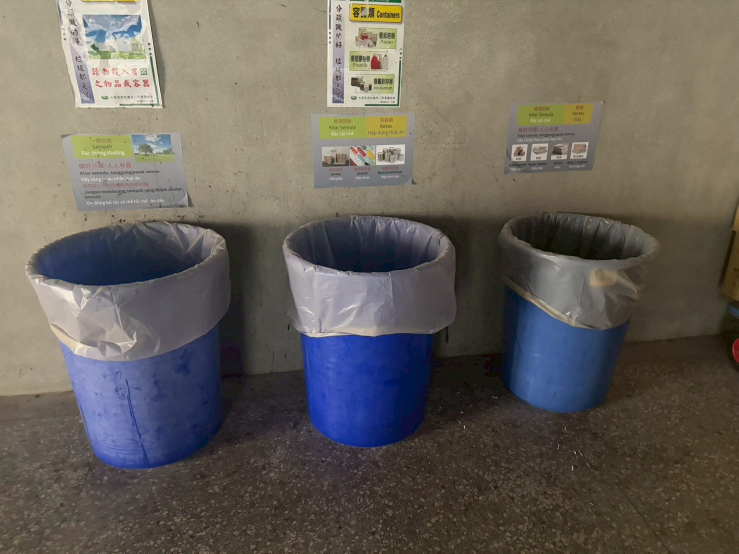
#> input picture demos/demo7.jpg, 1477 x 1108 px, found by its file name (shown at 1/2 size)
$ python demo.py
#> lines starting #> are read from the running program, lines starting #| are printed output that depends on the picture; after the words box and inside, x2 and y2 are one past the last pixel; in counts of white or black regions, pixels touching at a corner belong together
import cv2
import imutils

face_cascade = cv2.CascadeClassifier('cascade.xml')
cascade_scale = 1.2
cascade_neighbors = 8
minFaceSize = (60,60)

def getFaces(img):
    gray = cv2.cvtColor(img, cv2.COLOR_BGR2GRAY)
    faces = face_cascade.detectMultiScale(
        gray,
        scaleFactor= cascade_scale,
        minNeighbors=cascade_neighbors,
        minSize=minFaceSize,
        flags=cv2.CASCADE_SCALE_IMAGE
    )

    bboxes = []
    for (x,y,w,h) in faces:
        if(w>minFaceSize[0] and h>minFaceSize[1]):
            bboxes.append((x, y, w, h))

    return bboxes

pic = cv2.imread("demos\\demo7.jpg")
#> pic is the input picture: shape (1108, 1477, 3); mean B, G, R 90.4, 97.6, 102.9
pic = imutils.resize(pic, width=640)
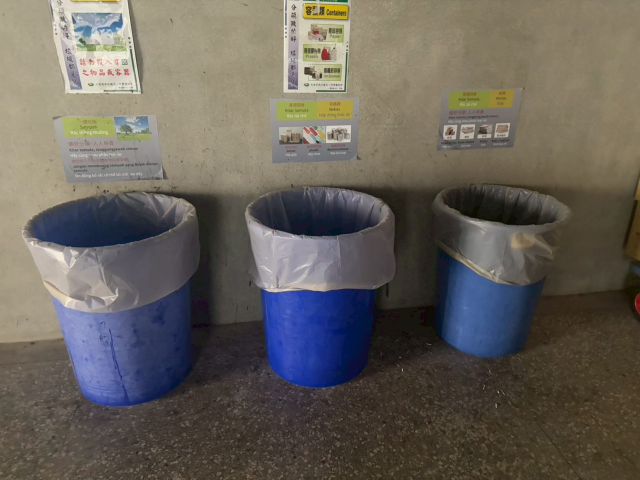
#> pic: shape (480, 640, 3); mean B, G, R 90.4, 97.6, 102.9
faces = getFaces(pic)
#> in getFaces, `gray = cv2.cvtColor(img, cv2.COLOR_BGR2GRAY)`:
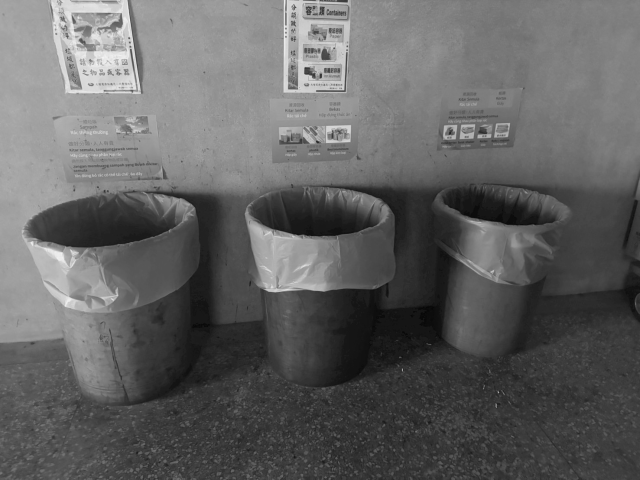
#> gray: shape (480, 640); min 6, max 242, mean 98.4
#> in getFaces, `faces = face_cascade.detectMultiScale( gray, scaleFactor= cascade_scal..`: faces = [[262, 190, 117, 117]]
#> the loop in getFaces, `for (x,y,w,h) in faces:` made 1 pass
#> after the loop in getFaces, `for (x,y,w,h) in faces:`: bboxes = [(262, 190, 117, 117)]
#> faces = [(262, 190, 117, 117)]

for (x,y,w,h) in faces:
    cv2.rectangle( pic,(x,y),(x+w,y+h),(0,255,0),2)
#> this loop made 1 pass
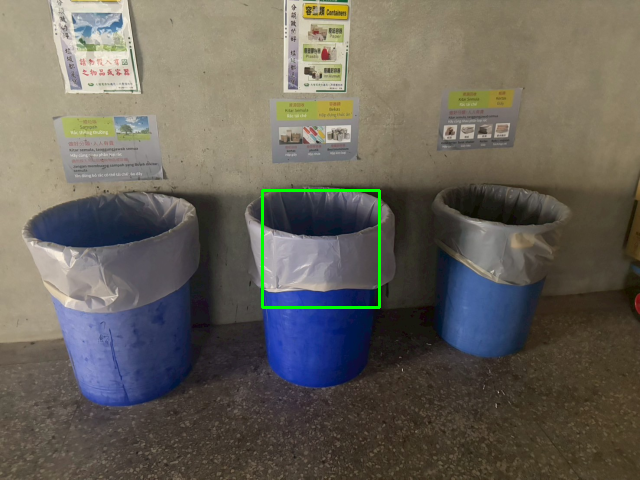
#> pic: shape (480, 640, 3); 0.46% of pixels changed, all inside (x1, y1, x2, y2) = (261, 189, 381, 309)

cv2.imshow("TEST", pic)
cv2.waitKey(0)

$ run again, with demos/demo2.jpg copied over demos/demo7.jpg
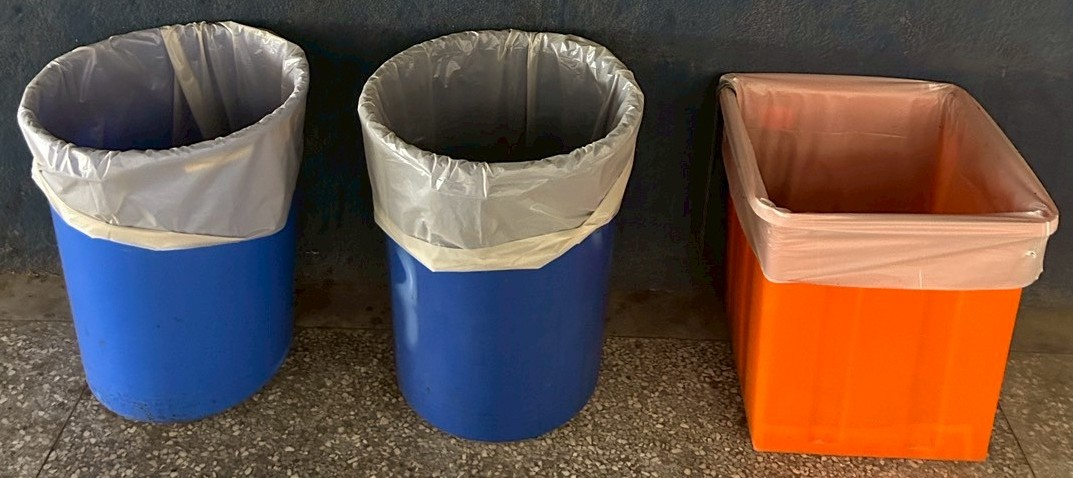
#> input picture demos/demo2.jpg, 1073 x 478 px, found by its file name
#> pic is the input picture: shape (478, 1073, 3); mean B, G, R 72, 82, 103.6
#> in getFaces, `gray = cv2.cvtColor(img, cv2.COLOR_BGR2GRAY)`:
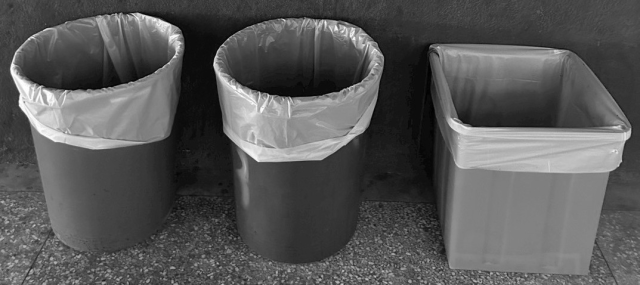
#> gray: shape (285, 640); min 0, max 255, mean 87.3
#> in getFaces, `faces = face_cascade.detectMultiScale( gray, scaleFactor= cascade_scal..`: faces = [[274, 58, 114, 114], [10, 205, 62, 62], [454, 210, 60, 60]]
#> the loop in getFaces, `for (x,y,w,h) in faces:` made 3 passes
#> after the loop in getFaces, `for (x,y,w,h) in faces:`: bboxes = [(274, 58, 114, 114), (10, 205, 62, 62)]
#> the loop `for (x,y,w,h) in faces:` made 2 passes
#> after the loop `for (x,y,w,h) in faces:`:
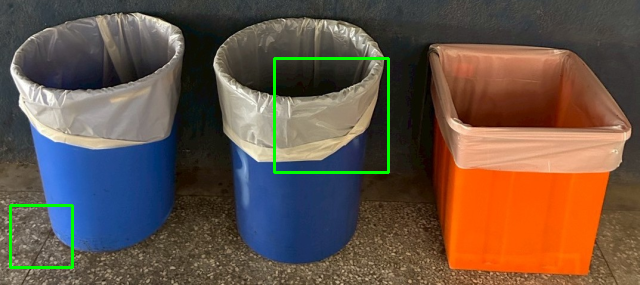
#> pic: shape (285, 640, 3); mean B, G, R 71, 84, 102.7

$ run again, with demos/demo3.jpg copied over demos/demo7.jpg
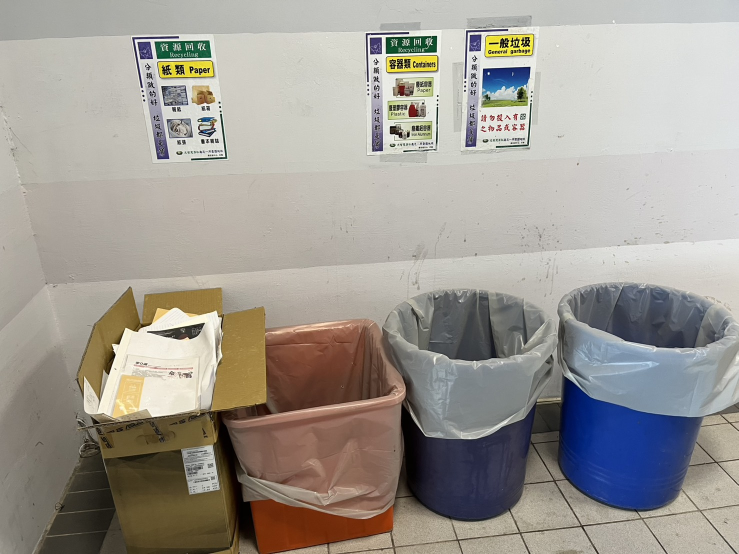
#> input picture demos/demo3.jpg, 1477 x 1108 px, found by its file name (shown at 1/2 size)
#> pic is the input picture: shape (1108, 1477, 3); mean B, G, R 147.2, 154.3, 159
#> in getFaces, `gray = cv2.cvtColor(img, cv2.COLOR_BGR2GRAY)`:
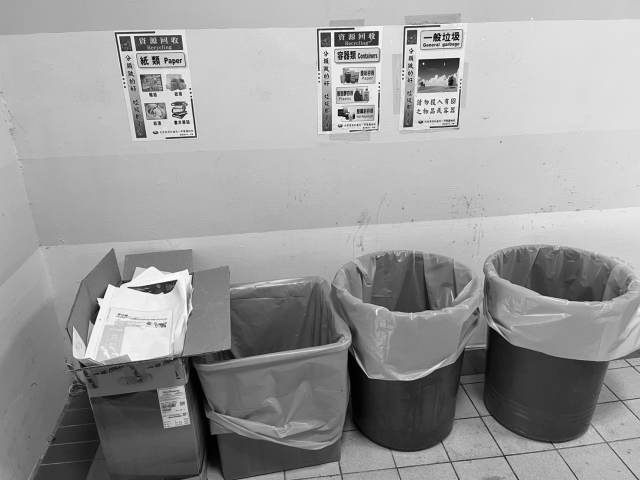
#> gray: shape (480, 640); min 1, max 252, mean 154.9
#> in getFaces, `faces = face_cascade.detectMultiScale( gray, scaleFactor= cascade_scal..`: faces = [[270, 199, 115, 115], [128, 412, 63, 63]]
#> the loop in getFaces, `for (x,y,w,h) in faces:` made 2 passes
#> after the loop in getFaces, `for (x,y,w,h) in faces:`: bboxes = [(270, 199, 115, 115), (128, 412, 63, 63)]
#> the loop `for (x,y,w,h) in faces:` made 2 passes
#> after the loop `for (x,y,w,h) in faces:`:
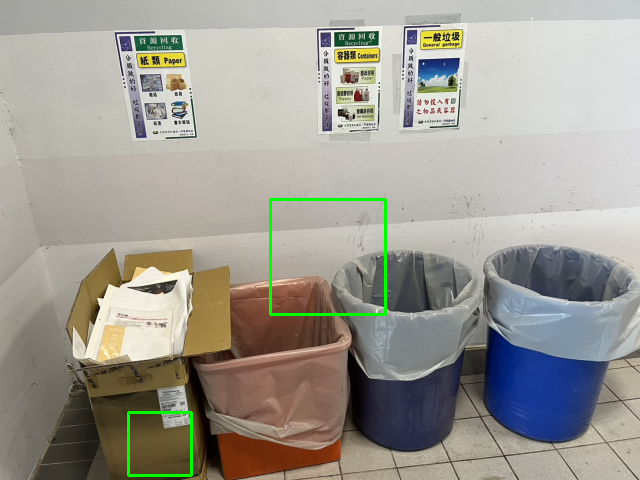
#> pic: shape (480, 640, 3); mean B, G, R 146.5, 155.3, 158.1
